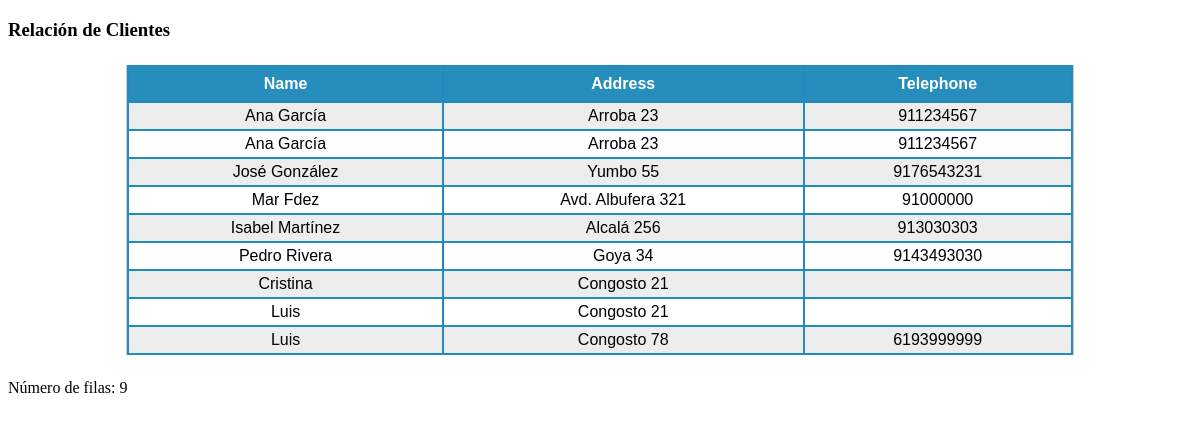
/Ejer1.php, run on an earlier commit of the app's database.
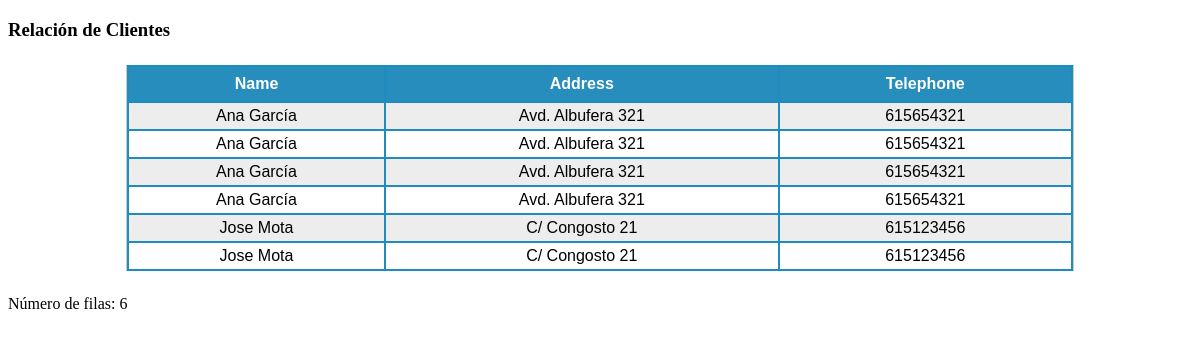
And on a later commit of the database.
### tables this page shows
CREATE TABLE `test_clients` (
  `id` int(3) NOT NULL,
  `name` varchar(255) NOT NULL,
  `address` varchar(255) NOT NULL,
  `description` text NOT NULL,
  `tlf` varchar(255) NOT NULL,
  `type` char(1) NOT NULL,
  `imagen` varchar(100) NOT NULL,
  `imagen2` blob NOT NULL
);

### Ejer1.php (the view, shortened to what this page needs)
<!DOCTYPE html>
<html>
    <head>
        <link rel='stylesheet' type='text/css' href='css/estilos_2.css' />
    </head>
    <body>
        <h3>Relación de Clientes</h3>
        <?php
            $clientes = obtener_datos();
            if ( count($clientes) > 0 ) {
        ?>
                <table>
                    <tr><th>Name</th><th>Address</th><th>Telephone</th></tr>
                    <?php
                        foreach ( $clientes as $cliente ) {
                            echo "<tr>";
                            echo "<td>".$cliente['name']."</td><td>".$cliente['address'].
                                "</td><td>".$cliente['tlf'];
                            echo "</tr>";
                    }
                    ?>
                </table>
                <?php
                    echo 'Número de filas: ' . count($clientes);
            }
            else {
                echo "No hay datos";
            }
            ?>
    </body>
</html>
<?php
function obtener_datos() {
    $BD = new ConectarBD();
    $conn = $BD->getConexion();
    $stmt = $conn->prepare('SELECT * FROM test_clients');
    $stmt->setFetchMode(PDO::FETCH_ASSOC);
    $stmt->execute();
    $datos = $stmt->fetchAll();
    return $datos;
}
?>

### css/estilos_2.css (style rules this page uses)
table { background-color: #1e8cbe; width:80%; margin:24px auto; border-left: 1px solid #ccc; border-right: 1px solid #ccc; font-family: helvetica,arial,sans-serif; font-weight: normal; text-transform: capitalize; }
table th { background-color: #278dbc; color:#fff; font-weight: 900; font-size:16px; padding: 8px; }
table td { height: 24px; text-align: center; }
table tr:nth-child(odd) { background-color: #ffffff; }
table tr:nth-child(even) { background:#EDEDED; }

What changed in the data, as far as the page shows it:
removed test_clients: name "Ana García", address "Arroba 23", tlf "911234567"
removed test_clients: name "Ana García", address "Arroba 23", tlf "911234567"
removed test_clients: name "José González", address "Yumbo 55", tlf "9176543231"
removed test_clients: name "Mar Fdez", address "Avd. Albufera 321", tlf "91000000"
removed test_clients: name "Isabel Martínez", address "Alcalá 256", tlf "913030303"
removed test_clients: name "Pedro Rivera", address "Goya 34", tlf "9143493030"
removed test_clients: name "Cristina", address "Congosto 21"
removed test_clients: name "Luis", address "Congosto 21"
removed test_clients: name "Luis", address "Congosto 78", tlf "6193999999"
added test_clients: name "Ana García", address "Avd. Albufera 321", tlf "615654321"
added test_clients: name "Ana García", address "Avd. Albufera 321", tlf "615654321"
added test_clients: name "Ana García", address "Avd. Albufera 321", tlf "615654321"
added test_clients: name "Ana García", address "Avd. Albufera 321", tlf "615654321"
added test_clients: name "Jose Mota", address "C/ Congosto 21", tlf "615123456"
added test_clients: name "Jose Mota", address "C/ Congosto 21", tlf "615123456"
Also different on the page:
count($clientes): "9" → "6"
